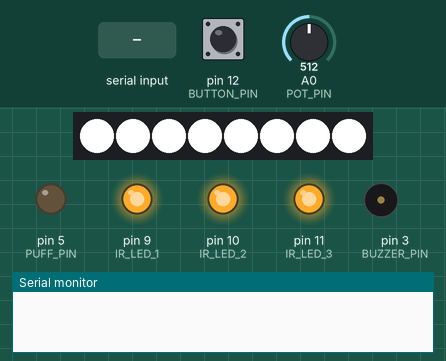
This sketch was run on a simulated Arduino Uno, built with avr-gcc and run on an emulated ATmega328P. Parts: 8 RGB LEDs in strip order, left to right, output pins drawn as LEDs (lit = HIGH), buzzer (waves = sounding, pin HIGH), the last lines printed to the serial monitor. Inputs (shaded band) come from the test bench; at power-on: A0 (POT_PIN) = 512, pin 12 (BUTTON_PIN) HIGH.

Above: at 1.2 s.
1.3 s: "h90\n" received over Serial
At 1.6 s:
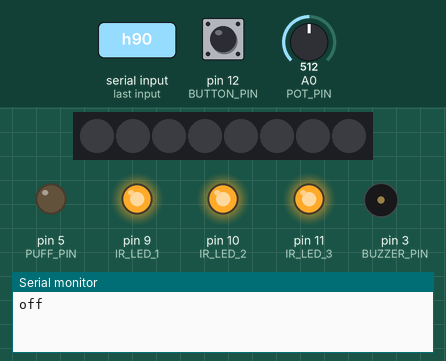
2.8 s: A0 (POT_PIN) set to 359
4.3 s: A0 (POT_PIN) set to 324
At 5.1 s:
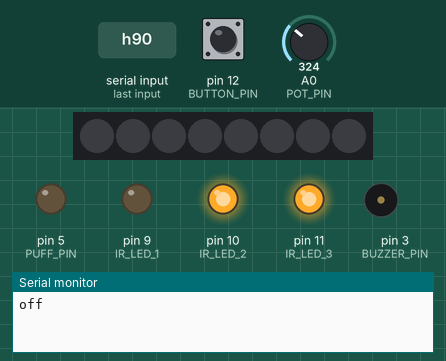
5.8 s: "j" received over Serial
At 6.2 s:
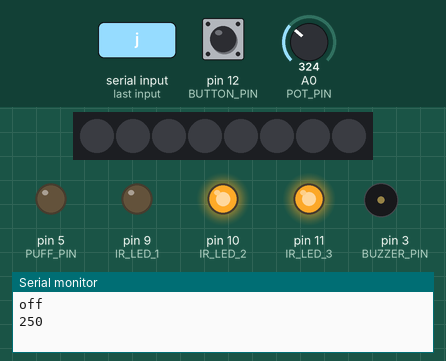
7.3 s: "d90\n" received over Serial
8.8 s: "s90\n" received over Serial
Timing chart, 0 to 11.3 s (numbered marks = the images above; inputs shaded):
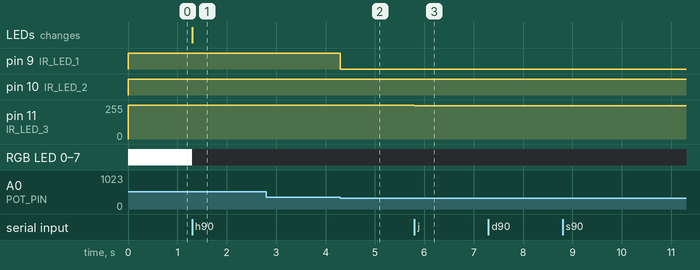

The sketch:

serial_control.ino
```cpp
#include <Adafruit_NeoPixel.h>

#define BUZZER_PIN 3   // Buzzer control pin
#define PUFF_PIN 5     // Airpuff control pin
#define PIX_PIN 6      // Neopixel control pin
#define PIX_COUNT 8    // Number of NeoPixels
#define IR_LED_1 9     // Side IR LED control pin
#define IR_LED_2 10    // Top IR LED control pin
#define IR_LED_3 11    // Head-on IR LED control pin
#define POT_PIN A0     // Potentiometer pin
#define BUTTON_PIN 12  // Button pin

// Define constants
int csDuration = 350;  // 350 ms duration for CS
int ISI = 300;         // 300 ms b/w CS onset and US onset
int usDuration = 50;   // 50 ms duration for US

// Define starting LED brightnesses
int brightness_1 = 255;  // Side IR LED
int brightness_2 = 255;  // Top IR LED
int brightness_3 = 255;  // Head-on IR LED

// Default buzzer frequency
int freq;

// Keep track of whether neopixels are on or off
bool pixOn = true;

// Define NeoPixel white light color
int pixLevel = 255;

// Initialize Neopixel strip
Adafruit_NeoPixel strip(PIX_COUNT, PIX_PIN);
uint32_t white = strip.Color(pixLevel, pixLevel, pixLevel);

// Button debouncing to prevent multiple triggers per press
bool lastButtonState = HIGH;
bool currentButtonState = HIGH;
unsigned long lastDebounceTime = 0;
const unsigned long debounceDelay = 50;

void setup() {
  // Setup neopixel strip
  strip.begin();
  strip.show();  // Initialize all pixels to 'off'

  // Initialize control pins
  pinMode(BUZZER_PIN, OUTPUT);        // Buzzer
  pinMode(PUFF_PIN, OUTPUT);          // Air puff
  pinMode(IR_LED_1, OUTPUT);          // side LED
  pinMode(IR_LED_2, OUTPUT);          // top LED
  pinMode(IR_LED_3, OUTPUT);          // head-on LED(s)
  pinMode(BUTTON_PIN, INPUT_PULLUP);  // Neopixels brightness button

  // Initialize serial communication
  Serial.begin(9600);
}

void loop() {

  // Write brightness values to IR LED control pins
  analogWrite(IR_LED_1, brightness_1);  // side
  analogWrite(IR_LED_2, brightness_2);  // top
  analogWrite(IR_LED_3, brightness_3);  // head-on

  // Read potentiometer and set brightnesses
  int potVal = analogRead(POT_PIN);
  if (potVal < 341) {
    brightness_1 = 0;
    brightness_2 = 255;
  } else if (potVal > 682) {
    brightness_1 = 255;
    brightness_2 = 0;
  } else {
    brightness_1 = 255;
    brightness_2 = 255;
  }

  // Read button state and change neopixels brightness accordingly
  bool reading = digitalRead(BUTTON_PIN);
  if (reading != lastButtonState) {
    lastDebounceTime = millis();
  }
  if ((millis() - lastDebounceTime) > debounceDelay) {
    if (reading != currentButtonState) {
      currentButtonState = reading;
      // Button pressed (HIGH --> LOW)
      if (currentButtonState == LOW) {
        if (pixLevel < 255) {
          pixLevel += 51;
        } else
        pixLevel = 0;
      }
    }
  }
  lastButtonState = reading;

  // Set neopixel brightness on each loop
  uint8_t correctedLevel = strip.gamma8(pixLevel);  // evenly spaces the perceived brightness, not just the PWM signal sent to neopixels
  uint32_t white = strip.Color(correctedLevel, correctedLevel, correctedLevel);

  // Turn overhead light on/off depending on value of pixOn
  if (pixOn) {          // switch pixels on
    strip.fill(white);  // Turn all pixels white
    strip.show();       // Push data to NeoPixel

  } else {  // switch pixels off
    // Turn off all pixels
    strip.clear();
    strip.show();
  }

  if (Serial.available() > 0) {
    char command = Serial.read();

    // Command to toggle houselight
    if (command == 'h') {
      pixOn = !pixOn;  // toggle pixOn bool
      if (pixOn) {
        Serial.println("on");
      } else {
        Serial.println("off");
      }
    }

    // Command to turn down side IR brightness
    if (command == 'a') {
      if (brightness_1 > 0) {
        brightness_1 -= 5;
        Serial.println(brightness_1);
      } else {
        Serial.println(-1);
      }
    }

    // Command to turn up side IR brightness
    if (command == 'd') {
      if (brightness_1 < 255) {
        brightness_1 += 5;
        Serial.println(brightness_1);
      } else {
        Serial.println(-1);
      }
    }

    // Command to turn down top IR brightness
    if (command == 's') {
      if (brightness_2 > 0) {
        brightness_2 -= 5;
        Serial.println(brightness_2);
      } else {
        Serial.println(-1);
      }
    }

    // Command to turn up top IR brightness
    if (command == 'w') {
      if (brightness_2 < 255) {
        brightness_2 += 5;
        Serial.println(brightness_2);
      } else {
        Serial.println(-1);
      }
    }

    // Command to turn down head-on IR brightness
    if (command == 'j') {
      if (brightness_3 > 0) {
        brightness_3 -= 5;
        Serial.println(brightness_3);
      } else {
        Serial.println(-1);
      }
    }

    // Command to turn up head-on IR brightness
    if (command == 'k') {
      if (brightness_3 < 255) {
        brightness_3 += 5;
        Serial.println(brightness_3);
      } else {
        Serial.println(-1);
      }
    }

    // Command to run trial
    if (command == 'T' || command == 'F') {
      // Conditioned stimulus
      if (command == 'F') {
        // Wait for the rest of the int to arrive
        freq = Serial.parseInt(SKIP_NONE, 'F') * 1000;  // Reads the number after 'F'
      } else {
        freq = 10000;
      }

      // Begin CS-US
      Serial.println("d");
      tone(BUZZER_PIN, freq);

      delay(ISI);  // Wait for ISI before starting US

      // If command is 'F', don't do airpuff
      if (command == 'T') {
        // Unconditioned stimulus
        digitalWrite(PUFF_PIN, HIGH);  // Start airpuff
        delay(usDuration);             // Duration of the air puff
        digitalWrite(PUFF_PIN, LOW);
      } else {              // no airpuff
        delay(usDuration);  // Duration of the air puff
      }

      delay(csDuration - ISI - usDuration);  // Finish playing tone
      noTone(BUZZER_PIN);
    }
  }
}
```

Measured:
- the behaviour switches between 341 and 340 on A0 (POT_PIN) (found by bisection; images 1 and 2)
- after the input at 1.3 s, RGB LED 0–7: RGB(255, 255, 255) → off at once; the LEDs: change at once (image 1)
- after the input at 2.8 s, every drawn part: stays the same
- after the input at 4.3 s, pin 9 (IR_LED_1): HIGH → LOW at once
- after the input at 5.8 s, pin 11 (IR_LED_3): 255/255 → 250/255 at once
